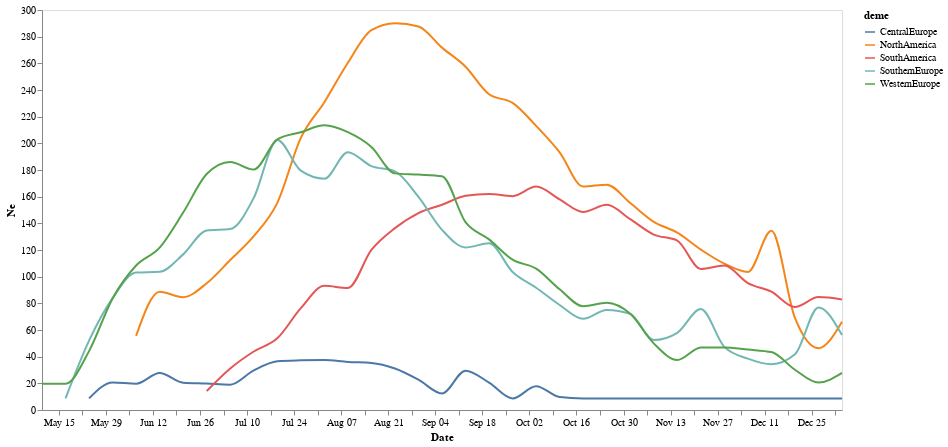

This figure's notebook cell:
### Code cell
alt.Chart(combined_ne_prev_df).mark_line(
    opacity=1, interpolate='monotone', color = "#f58518"
).encode(
    alt.X('date:T', axis=alt.Axis(title="Date", grid=False)),
    alt.Y('ne_div_tao_median', axis=alt.Axis(title="Ne", grid=False)),
    #alt.Y("log_median"),
    alt.Color("deme:N")
).properties(
    width=800,
    height=400)

### Figure 1 — Vega-Lite specification as saved in the notebook (floating-point values rounded to 4 significant figures; data arrays with more than 128 entries replaced by an {"elided": "..."} marker saying what was removed)
{"config": {"view": {"continuousWidth": 400, "continuousHeight": 300}}, "data": {"name": "data-6964410291ccc5bb04cb44422c2ecc84"}, "mark": {"type": "line", "color": "#f58518", "interpolate": "monotone", "opacity": 1}, "encoding": {"color": {"field": "deme", "type": "nominal"}, "x": {"axis": {"grid": false, "title": "Date"}, "field": "date", "type": "temporal"}, "y": {"axis": {"grid": false, "title": "Ne"}, "field": "ne_div_tao_median", "type": "quantitative"}}, "height": 400, "width": 800, "$schema": "https://vega.github.io/schema/vega-lite/v4.17.0.json", "datasets": {"data-6964410291ccc5bb04cb44422c2ecc84": {"elided": "161 records"}}}
